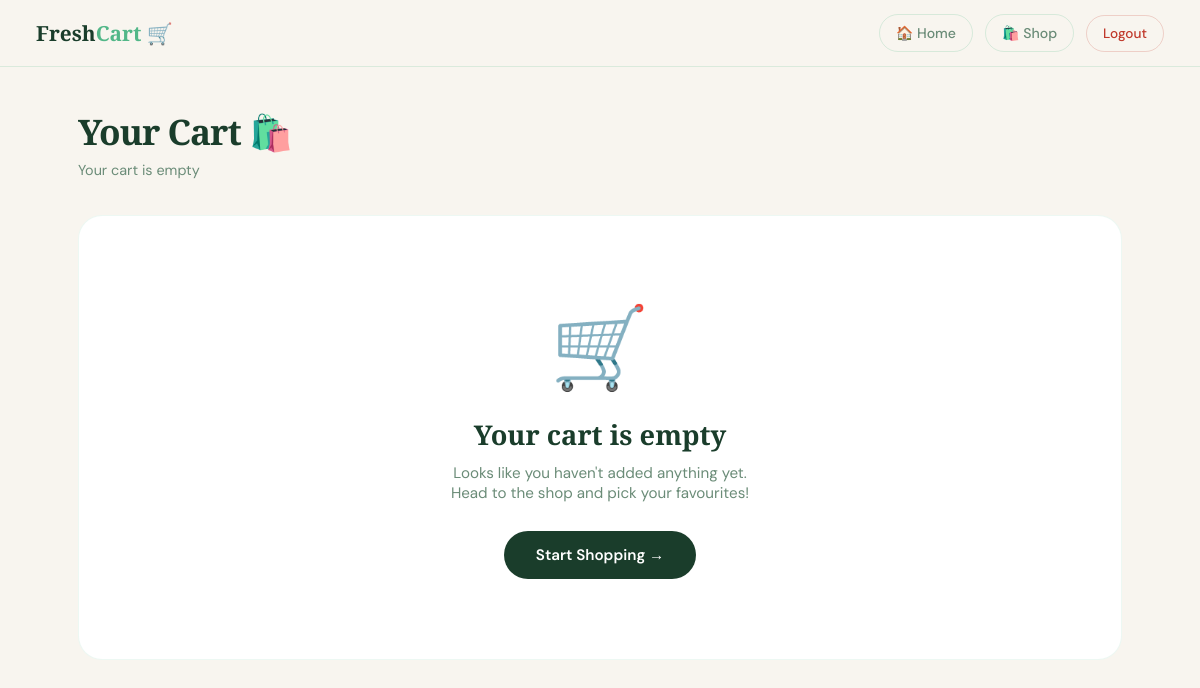
The page /cart (signed in) on the database as committed earlier.
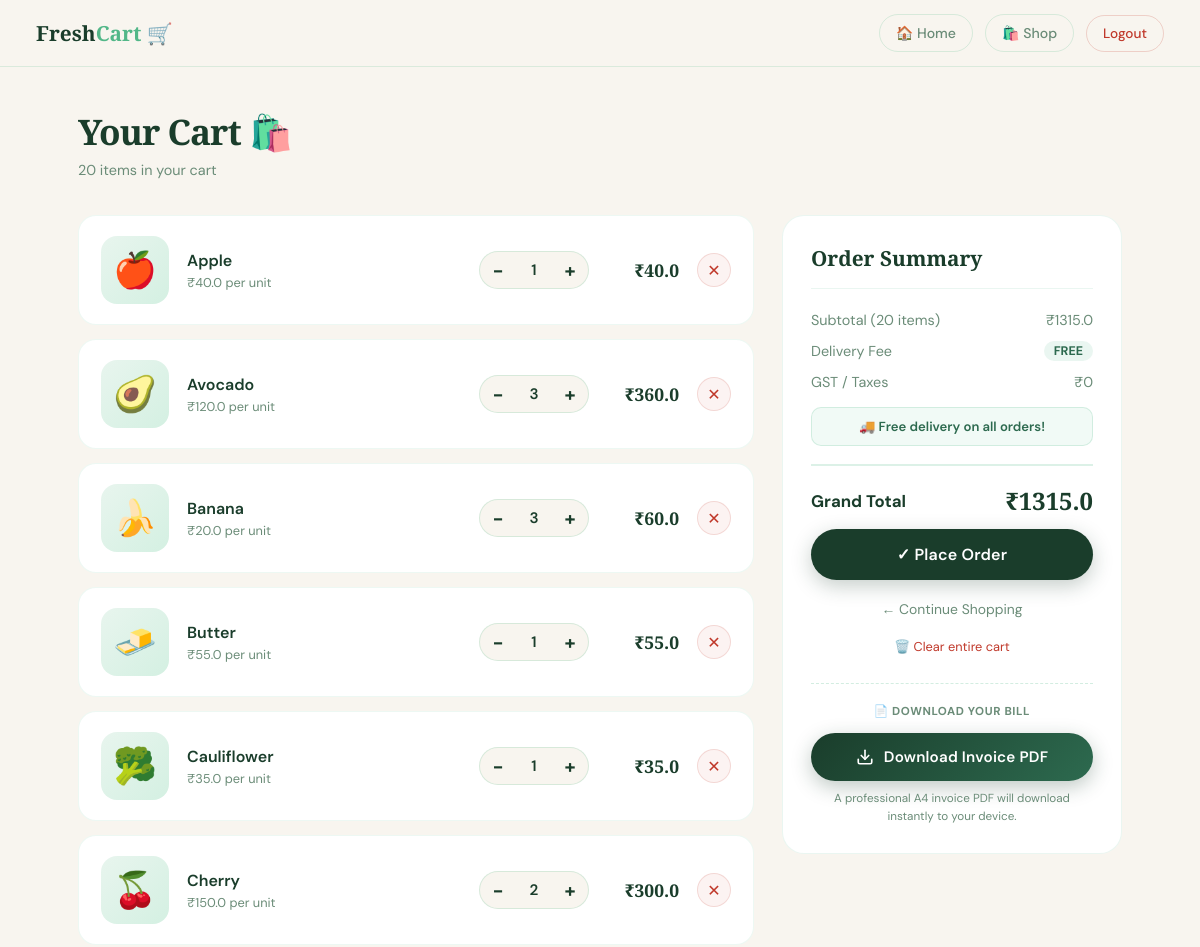
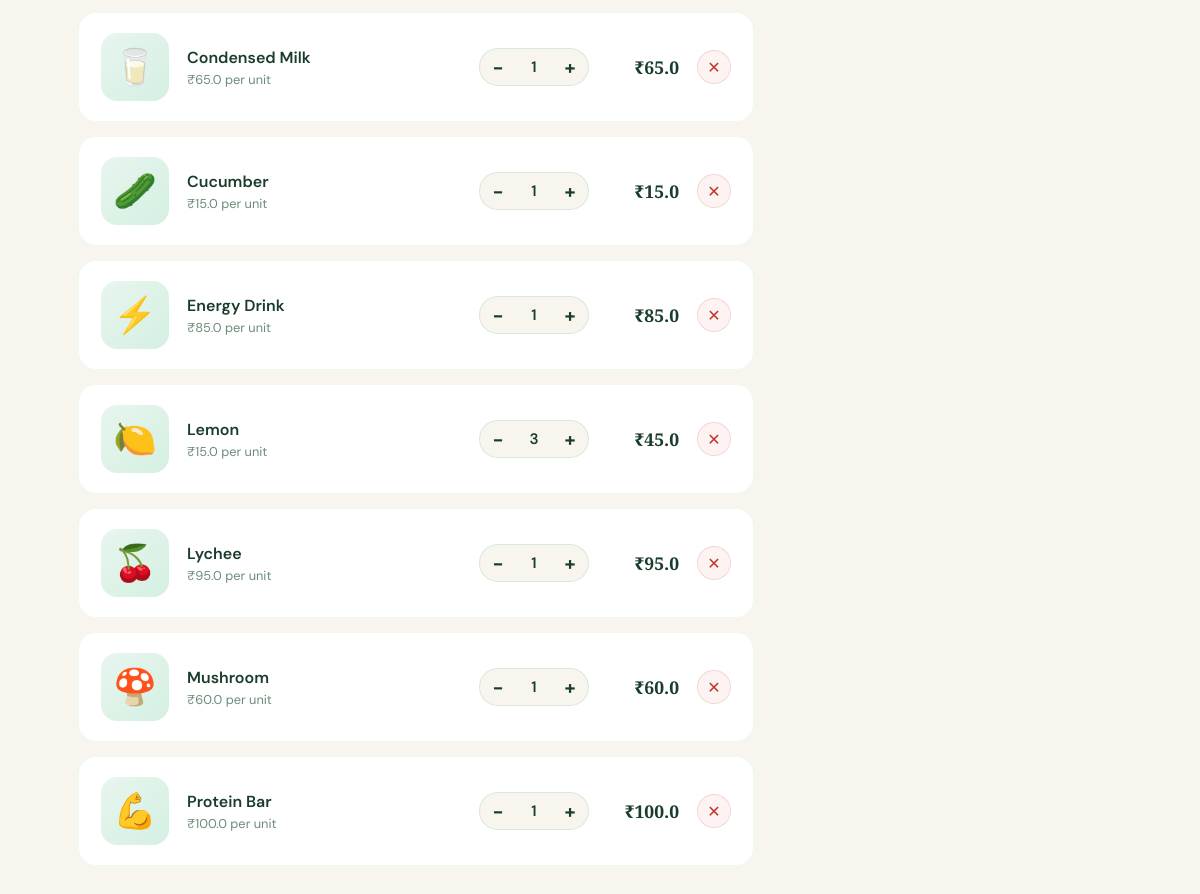
The same page on the database as committed later (2 pictures, top to bottom).
### tables this page shows
CREATE TABLE cart (
            id         INTEGER PRIMARY KEY AUTOINCREMENT,
            username   TEXT NOT NULL,
            product_id INTEGER NOT NULL REFERENCES products(id),
            qty        INTEGER NOT NULL DEFAULT 1,
            UNIQUE(username, product_id)
        );

CREATE TABLE products (
            id       INTEGER PRIMARY KEY AUTOINCREMENT,
            name     TEXT    UNIQUE NOT NULL,
            category TEXT    NOT NULL,
            price    REAL    NOT NULL,
            emoji    TEXT    NOT NULL DEFAULT '📦',
            desc     TEXT    NOT NULL DEFAULT ''
        );

### app.py (the view)
@app.route("/cart")
def view_cart():
    if "user" not in session:
        return redirect(url_for("login"))
    username   = session["user"]
    cart       = db_get_cart(username)
    total      = sum(i["price"] * i["qty"] for i in cart)
    cart_count = sum(i["qty"]              for i in cart)
    return render_template("cart.html", cart=cart, total=total, cart_count=cart_count)

### app.py (called while the page is built)
def get_db():
    if "db" not in g:
        g.db = sqlite3.connect(DATABASE)
        g.db.row_factory = sqlite3.Row
        g.db.execute("PRAGMA foreign_keys = ON")
    return g.db

def db_get_cart(username):
    db = get_db()
    rows = db.execute("""
        SELECT p.id AS product_id, p.name, p.price, p.emoji, p.category, c.qty
        FROM   cart c
        JOIN   products p ON p.id = c.product_id
        WHERE  c.username = ?
        ORDER  BY p.name
    """, (username,)).fetchall()
    return [dict(r) for r in rows]

### templates/cart.html (shortened to what this page needs)
<!DOCTYPE html>
<html lang="en">
<head>
</head>
<body>
<div class="topbar">
  <a href="/dashboard" class="topbar-logo">Fresh<span>Cart</span> 🛒</a>
  <div class="topbar-right">
    <a href="/dashboard" class="nav-link">🏠 Home</a>
    <a href="/shop"      class="nav-link">🛍️ Shop</a>
    <a href="/logout"    class="logout-btn">Logout</a>
  </div>
</div>
<div class="page">
  <h1 class="page-title">Your Cart 🛍️</h1>
  <p class="page-sub">
    {% if cart %}
      {{ cart_count }} item{{ 's' if cart_count != 1 }} in your cart
    {% else %}
      Your cart is empty
    {% endif %}
  </p>
  {% if cart %}
  <div class="cart-layout">
    <div class="cart-items">
      {% for item in cart %}
      <div class="cart-item">
        <div class="item-emoji">{{ item.emoji }}</div>
        <div class="item-info">
          <div class="item-name">{{ item.name }}</div>
          <div class="item-unit-price">&#8377;{{ item.price }} per unit</div>
        </div>
        <div class="item-controls">
          <a href="/decrease/{{ item.name }}" class="qty-btn">&#8722;</a>
          <span class="qty-num">{{ item.qty }}</span>
          <a href="/increase/{{ item.name }}" class="qty-btn">&#43;</a>
        </div>
        <div class="item-subtotal">&#8377;{{ item.price * item.qty }}</div>
        <a href="/remove/{{ item.name }}" class="remove-btn" title="Remove item">&#10005;</a>
      </div>
      {% endfor %}
    </div>
    <aside class="summary">
      <h3>Order Summary</h3>
      <div class="summary-row">
        <span>Subtotal ({{ cart_count }} item{{ 's' if cart_count != 1 }})</span>
        <span>&#8377;{{ total }}</span>
      </div>
      <div class="summary-row">
        <span>Delivery Fee</span>
        <span class="free-tag">FREE</span>
      </div>
      <div class="summary-row">
        <span>GST / Taxes</span>
        <span>&#8377;0</span>
      </div>
      <div class="free-delivery">🚚 Free delivery on all orders!</div>
      <div class="summary-row total">
        <span>Grand Total</span>
        <span>&#8377;{{ total }}</span>
      </div>
      <button class="checkout-btn" onclick="document.getElementById('successOverlay').classList.add('open')">
        &#10003; Place Order
      </button>
      <a href="/shop"      class="continue-link">&#8592; Continue Shopping</a>
      <a href="/clear_cart" class="clear-link">🗑️ Clear entire cart</a>
      <div class="bill-section">
        <div class="bill-section-title">&#128196; Download Your Bill</div>
        <a href="/bill" class="bill-download-btn" target="_blank">
          <svg width="18" height="18" viewBox="0 0 24 24" fill="none" stroke="white" stroke-width="2.2" stroke-linecap="round" stroke-linejoin="round">
            <path d="M21 15v4a2 2 0 01-2 2H5a2 2 0 01-2-2v-4"/>
            <polyline points="7 10 12 15 17 10"/>
            <line x1="12" y1="15" x2="12" y2="3"/>
          </svg>
          Download Invoice PDF
        </a>
        <p class="bill-note">A professional A4 invoice PDF will download<br>instantly to your device.</p>
      </div>
    </aside>
  </div>
  {% else %}
  <div class="empty-state">
    <span class="empty-icon">🛒</span>
    <h3>Your cart is empty</h3>
    <p>Looks like you haven't added anything yet.<br>Head to the shop and pick your favourites!</p>
    <a href="/shop" class="shop-link">Start Shopping &#8594;</a>
  </div>
  {% endif %}
</div>
</body>
</html>

Rows that differ between the two databases and show on the page:
added cart: emoji "🍎", name "Apple", price "40.0", qty "1", item.price*item.qty "40.0"
added cart: emoji "🥑", name "Avocado", price "120.0", qty "3", item.price*item.qty "360.0"
added cart: emoji "🍌", name "Banana", price "20.0", qty "3", item.price*item.qty "60.0"
added cart: emoji "🧈", name "Butter", price "55.0", qty "1", item.price*item.qty "55.0"
added cart: emoji "🥦", name "Cauliflower", price "35.0", qty "1", item.price*item.qty "35.0"
added cart: emoji "🍒", name "Cherry", price "150.0", qty "2", item.price*item.qty "300.0"
added cart: emoji "🥛", name "Condensed Milk", price "65.0", qty "1", item.price*item.qty "65.0"
added cart: emoji "🥒", name "Cucumber", price "15.0", qty "1", item.price*item.qty "15.0"
added cart: emoji "⚡", name "Energy Drink", price "85.0", qty "1", item.price*item.qty "85.0"
added cart: emoji "🍋", name "Lemon", price "15.0", qty "3", item.price*item.qty "45.0"
added cart: emoji "🍒", name "Lychee", price "95.0", qty "1", item.price*item.qty "95.0"
added cart: emoji "🍄", name "Mushroom", price "60.0", qty "1", item.price*item.qty "60.0"
added cart: emoji "💪", name "Protein Bar", price "100.0", qty "1", item.price*item.qty "100.0"
Other text that changed with them:
{{ cart_count }}: (not shown) → "20"
{{ 's' if cart_count != 1 }}: (not shown) → "s"
{{ total }}: (not shown) → "1315.0"
text no longer shown: "Your cart is empty 🛒 Your cart is empty Looks like you haven't added anything yet. Head to the shop and pick your favourites! Start Shopping →"
text now shown: "item in your cart Order Summary Subtotal ( item ) ₹ Delivery Fee FREE GST / Taxes ₹0 🚚 Free delivery on all orders! Grand Total ₹ ✓ Place Order ← Continue Shopping 🗑️ Clear entire cart 📄 DOWNLOAD YOUR BILL Download Invoice PDF A professional A4 invoice PDF will download instantly to your device."
